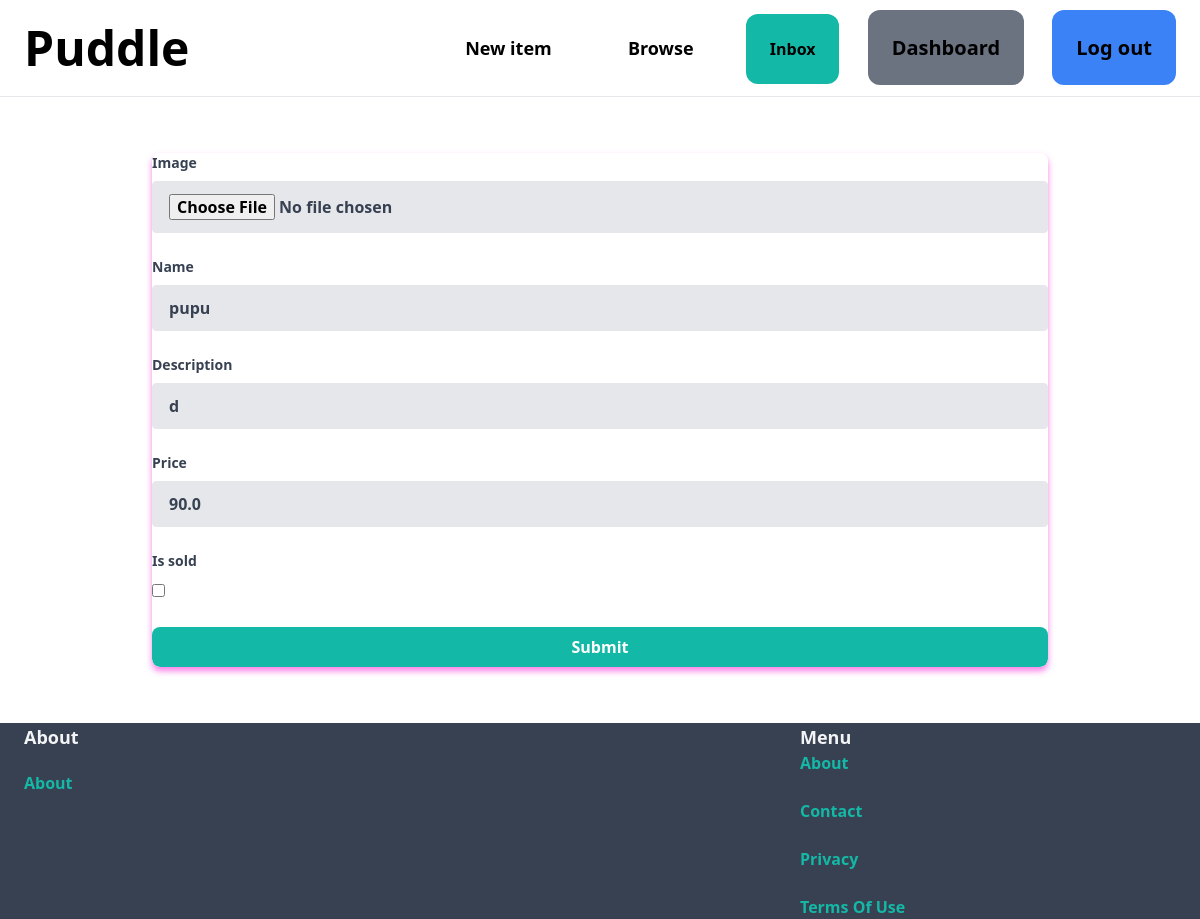
The page /item/20/edit/ (signed in) on the database its author committed.
### item/models.py (models this page shows, shortened)
class Item(models.Model):
    Category=models.ForeignKey(Category,related_name="items",on_delete=models.CASCADE)
    name=models.CharField(max_length=255)
    image=models.ImageField(blank=True,null=True)
    description=models.TextField(blank=True,null=True)
    price=models.FloatField()
    is_sold=models.BooleanField()
    created_by=models.ForeignKey(User,related_name="items",on_delete=models.CASCADE)
    created_at=models.DateTimeField(auto_now_add=True)
    class Meta:
        ordering=("Category","name","description","price","is_sold","created_by","created_at")
        verbose_name_plural="Items"

### item/views.py (the view)
# urls.py: path('<int:pk>/edit/',editItem,name="edit"),]
def editItem(request, pk):
    user = request.user
    item = get_object_or_404(Item, pk=pk, created_by=user)
    if request.method == "POST":
        form = editItemForm(request.POST, request.FILES, instance=item)
        if form.is_valid():
            form.save()
            logger.info(f'Item edited: {item}')  # Log the item creation
            return redirect('item:details', pk=item.id)  # Redirect to the item details page after saving
        else:
            logger.warning('Form is not valid')
    else:
        form = editItemForm(instance=item)  # Initialize the form with the item instance
    return render(request, "item/editItem.html", {"form": form, "user": user})

### item/forms.py
class editItemForm(forms.ModelForm):
    class Meta:
            model=Item
            InputClasses = "font-bold appearance-none block w-full bg-gray-200 text-gray-700 border border-gray-200 rounded py-3 px-4 leading-tight focus:outline-none focus:bg-white focus:border-gray-500"
            fields=["image","name","description","price","is_sold"]
            widgets={"image":forms.FileInput(attrs={"class":InputClasses}),
                    "name":forms.TextInput(attrs={"class":InputClasses}),
                    "description":forms.TextInput(attrs={"class":InputClasses}),
                    "price":forms.TextInput(attrs={"class":InputClasses}),
                    "sold":forms.Select(attrs={"class":InputClasses})}

### item/templates/item/editItem.html (shortened to what this page needs)
{% extends 'core/base.html' %}
{% block content %}
<div class="max-w-4xl mx-auto py-8">
    <div class="bg-white rounded-lg overflow-hidden space-y-6" style="box-shadow: 0px 4px 6px rgba(245, 1, 212, 0.5);">
        <form action="" method="post" enctype="multipart/form-data">
            {% for field in form %}
                <div class="mb-6">
                    <label for="{{ field.id_for_label }}" class="block text-gray-700 text-sm font-bold mb-2">{{ field.label }}</label>
                    {{ field }}
                </div>
            {% endfor %}
            <button type="submit" class="w-full px-4 py-2 bg-teal-500 text-white rounded-lg font-bold hover:bg-teal-700 transition duration-300">Submit</button>
        </form>
    </div>
</div>
{% endblock %}

### rows shown on the page
Item: form "pupu" "d" "90.0"

### other values the page prints
{{ field.label }} "Image" "Name" "Description" "Price" "Is sold"
